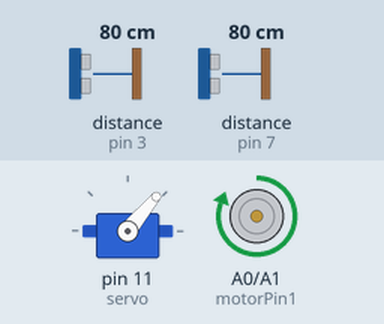
Bench run of a sketch on a simulated Arduino Uno, built with avr-gcc and run on an emulated ATmega328P. Parts: servo, motor-driver pin pairs drawn as motors (green arrow = first pin HIGH = forward, orange = second pin HIGH = backward, longer = more drive, scaled by the enable pin). Wiring (inferred from the names in the program): ultrasonic range finder: trigger pin 2; echo pin 3. Inputs (shaded band) come from the test bench; at power-on: distance to the obstacle (sensors on pin 3, pin 7) 80 cm. The echo pulse lasts 58.3 µs per cm.

Above: at 1.3 s.
1.4 s: distance to the obstacle (sensor on pin 3) set to 37 cm
2.9 s: distance to the obstacle (sensor on pin 3) set to 33 cm
At 3.5 s:
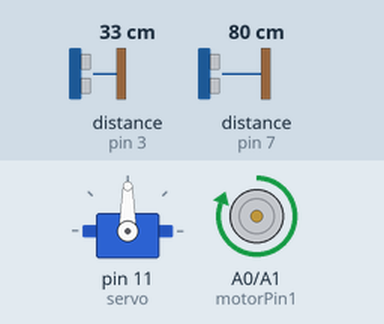
5.9 s: distance to the obstacle (sensor on pin 3) set to 60 cm
At 6.4 s:
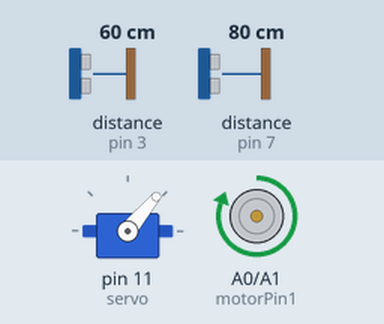
7.5 s: distance to the obstacle (sensor on pin 3) set to 2 cm
At 8.1 s:
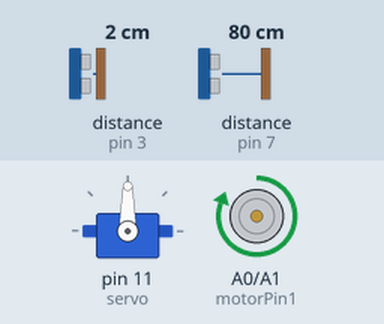
10.5 s: distance to the obstacle (sensor on pin 7) set to 2 cm
At 11.2 s:
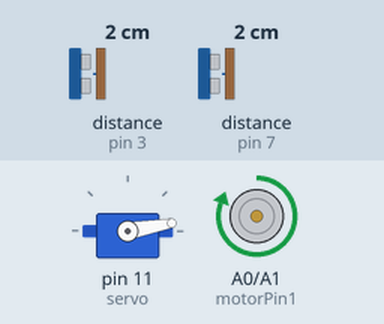
Timing chart, 0 to 13.5 s (numbered marks = the images above; inputs shaded):
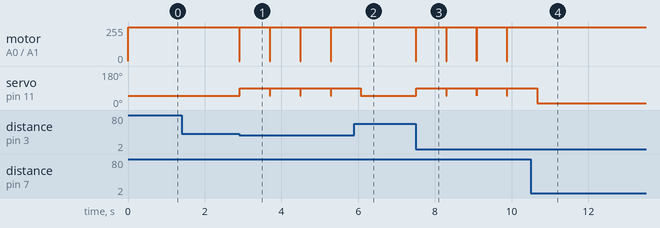

Measured:
- the behaviour switches between 36 and 35 cm on distance to the obstacle (sensor on pin 3) (found by bisection; images 0 and 1)
- after the input at 1.4 s, every drawn part: stays the same
- after the input at 2.9 s, motor on A0 (motorPin1) / A1 (motorPin2): alternates forward 255/255 for 0.78 s and stopped for 0.01 s, starting at once; servo on pin 11 (servo): 50° → 90° at once
- after the input at 5.9 s, motor on A0 (motorPin1) / A1 (motorPin2): stops changing and stays forward 255/255; servo on pin 11 (servo): goes on until 6.1 s, then stays 50°
- after the input at 7.5 s, motor on A0 (motorPin1) / A1 (motorPin2): alternates forward 255/255 for 0.78 s and stopped for 0.01 s, starting at once; servo on pin 11 (servo): 50° → 90° at once
- after the input at 10.5 s, motor on A0 (motorPin1) / A1 (motorPin2): stops changing and stays forward 255/255

The sketch:

Round_1.ino
```cpp
#include <Servo.h>

// Pin connections
// pins for the front sensor
const int trigPin1 = 2;
const int echoPin1 = 3;
// pins for the right sensor
const int trigPin2 = 6;
const int echoPin2 = 7;
// pins for the left sensor
const int trigPin3 = 4;
const int echoPin3 = 5;
//pins for the motor
const int motorPin1 = A0;
const int motorPin2 = A1;

int enb = A2;

const int left = 10;
const int right = 90;
const int slightright = 65;
const int straight= 50;
// Servo and motor objects
Servo servo;
int motorSpeed = 180;  // Adjust this value to set the motor speed

// Ultrasonic sensor variables
long duration1;
int distance1;
long duration2;
int distance2;

void setup() {
  // Initialize pins
  pinMode(trigPin1, OUTPUT);
  pinMode(echoPin1, INPUT);
  pinMode(trigPin2, OUTPUT);
  pinMode(echoPin2, INPUT);
  pinMode(motorPin1, OUTPUT);
  pinMode(motorPin2, OUTPUT);
  pinMode(enb, OUTPUT);

  // Attach servo to the corresponding pin
  servo.attach(11);
  servo.write(straight);  // Set servo to 90 degrees (initial position)

  // Start the motors
  digitalWrite(motorPin1, HIGH);
  digitalWrite(motorPin2, LOW);
  analogWrite(enb,180);
  delay(100);
}

void loop() {
  // Measure distance using sensor 1
  digitalWrite(trigPin1, LOW);
  delayMicroseconds(2);
  digitalWrite(trigPin1, HIGH);
  delayMicroseconds(10);
  digitalWrite(trigPin1, LOW);

  duration1 = pulseIn(echoPin1, HIGH);
  distance1 = duration1 * 0.034 / 2;  // Calculate distance in centimeters
  digitalWrite(motorPin1,HIGH);
  digitalWrite(motorPin2, LOW);
  analogWrite(enb,250);
  // If an obstacle is detected within 30cm by sensor 1, stop the motor
  if (distance1 < 35) {
    digitalWrite(motorPin1, LOW);
    digitalWrite(motorPin2, LOW);


    digitalWrite(trigPin2, LOW);
    delayMicroseconds(2);
    digitalWrite(trigPin2, HIGH);
    delayMicroseconds(10);
    digitalWrite(trigPin2, LOW);

    // Read second ultrasonic sensor response
    duration2 = pulseIn(echoPin2, HIGH);

    // Calculate distance based on speed of soundT
    distance2 = duration2 * 0.034 / 2;

    if (distance2<40){

      turn(left);
    }
    digitalWrite(motorPin1, LOW);
    digitalWrite(motorPin2, LOW);

    digitalWrite(trigPin2, LOW);
    delayMicroseconds(2);
    digitalWrite(trigPin2, HIGH);
    delayMicroseconds(10);
    digitalWrite(trigPin2, LOW);

    // Read second ultrasonic sensor response
    duration2 = pulseIn(echoPin2, HIGH);

    // Calculate distance based on speed of sound
    distance2 = duration2 * 0.034 / 2;
    if (distance2>40){
      turn(right);
    }
  }
  else{
    digitalWrite(motorPin1,HIGH);
    digitalWrite(motorPin2,LOW);
    servo.write(straight);
    analogWrite(enb,180);
  }
}

void turn(int direction){
      servo.write(direction);
      digitalWrite(motorPin1,HIGH);
      digitalWrite(motorPin2,LOW);
      analogWrite(enb,180);
      delay(780);
      servo.write(straight);
}
```
